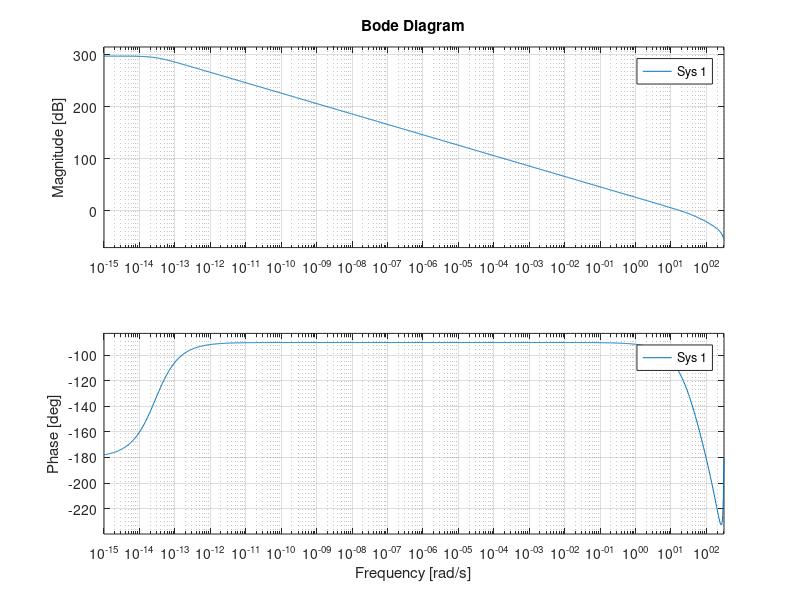

This figure's MATLAB source: (Note: this script raises an error after producing the figure.)
%% 1
Ts=0.01
sys = tf(200,[1 40 0 0])
c2d(sys,Ts)

%% 2

Ts=0.01
G0z=tf([4.3e-3 3.6e-3],[1 -1.6 0.6],Ts)
Dz=tf(10,1,Ts);


r=tf([1 -1],1,Ts)
sys= G0z*r
minreal(sys)
%notesbog

%% 3
bode(G0z*Dz)

%% 4
0.5 % always

%% 5
z = sym('z')

eq=(1 -0.9*z)/(1-0.95*z)*((0.2*z/(1-z)+1)/(1+0.4* z/(1-z)))
eq = simplify(eq)
bottom =  sym2poly(subs(eq, z, 1))

%%
eq=1/(1-0.95*z)*((0.2*z/(1-z)+1)/(1+0.4* z/(1-z)))
eq = simplify(eq)
top =  sym2poly(subs(eq, z, 1))

top/bottom/2

%% 6
eq=((0.2*z/(1-z))/(1+0.4* z/(1-z)))
eq = simplify(eq)
top =  sym2poly(subs(eq, z, 1))

top/bottom/2

%% 7
%notesbog

%% 8
%when delta nda1 = delta nad1 - IF NOT IDK
nda=10
nad=12;
2^(nad-nda) %maybe its this

%% 9-13
%notesbog

%% 14
hAD= 9;
bit = 12;
l = 360-0;
l*(hAD/2^bit)

%% 15
-((10-(-10))/(360-0)) %minus sign comes from the summation point

%% 16 mean power model closed loop
Gz0=tf(1,[1 -0.9],Ts)
%notesbog
Dz = tf([0.5 -0.45],[1 -0.98],Ts)


sys =tf([0.5 -0.47],[1 -0.98],Ts)

covar(Dz*Gz0/(1+Dz*Gz0),1/12)
%% 17 and 19
covar(Gz0/(1+Dz*Gz0),1/12)

%% 18
sys = tf([2 -2],[1 -0.98],Ts)
covar(sys*Gz0/(1+Dz*Gz0),1/12)

%% 20
hterm=1/3
mean1= -0.5*-1*Gz0/(1+Dz*Gz0)
mean2= -0.5*-sys*Gz0/(1+Dz*Gz0)
mean3= -0.5*-1*Gz0/(1+Dz*Gz0)
means = mean1+mean2+mean3
impulse(means)

%%
sys = tf([2 -2],[1 -0.98],Ts)
hhh = step(sys)*0.4
plot(hhh)

%% 22
a=0.4
b=0.3
sys=tf([1 -b],[1 -a],Ts)
result=covar(sys,1/12)

%which one is the same
(1-2*a*b+b*b)/(1-a^2)/12

(1-2*a+b)/(1-a^2)/12

(2*a*b+b)/(1-b^2)/12

(1+b*b)/(1-a*a)/12

(1-2*a*b+b)/(1-b*b)/12


%%

integ=tf([1],[1 -1],1)
wow =tf([1],[1],1)
step(integ)


